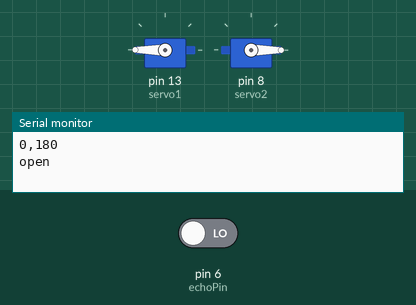
A sketch run on a simulated Arduino Uno, built with avr-gcc and run on an emulated ATmega328P. On the bench: 2 × servo, the last lines printed to the serial monitor. The test bench sets the inputs (shaded band); at power-on: pin 6 (echoPin) LOW.

Above: at 0.05 s.
At 15.35 s:
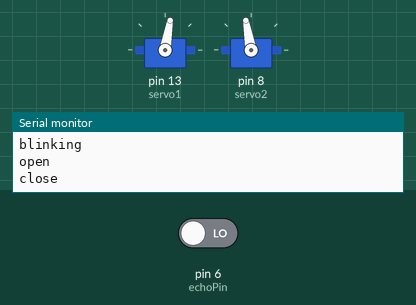
Timing chart, 0 to 20.0 s (numbered marks = the images above):
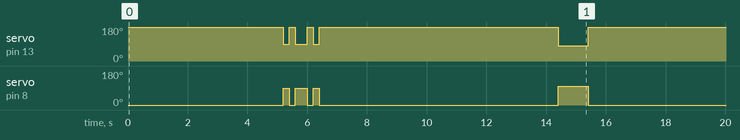

The sketch:

Arduino_VibeCheck.ino
```cpp
//SERVO
#include <Servo.h>
Servo servo1;  // create servo object to control a servo
Servo servo2;
int trigPin = 5;
int echoPin = 6;
int distance1 = 0;
int distance2 = 0;
int measured_speed = 0;
long duration = 0;
int distance = 0;
void setup()
{
    servo1.attach(13,600,2300);
    servo2.attach(8,600,2300);

    Serial.begin(9600);
    servo2.write(0);
    servo1.write(180);
    Serial.println("0,180");
}

void loop()
{
    //eye OPEN
    Serial.println("open");
    servo1.write(180);
    servo2.write(0);
    // Measuring distance 1
    distance1 = ultrasonicRead();
    delay(3000);
    distance2 = ultrasonicRead();
    measured_speed = abs(distance2 - distance1) / 1.0;

    if(measured_speed < 30){
        Serial.println(1);
    }else{
         Serial.println(2);
    }
    Serial.print("Speed in cm/s :");

    Serial.println(measured_speed);
    //RECORDING END
    digitalWrite(10, LOW);

    Serial.println("blinking");
    //BLINK eyelid
    delay(200);
    servo1.write(90);
    servo2.write(90);
    delay(200);
    servo1.write(180);
    servo2.write(0);
    delay(200);
    servo1.write(90);
    servo2.write(90);
    delay(200);
    servo1.write(90);
    servo2.write(90);
    delay(200);
    servo1.write(180);
    servo2.write(0);
    delay(200);
    servo1.write(90);
    servo2.write(90);
    delay(200);

    Serial.println("open");
    servo1.write(180);
    servo2.write(00);
    delay(8000);
    //eye CLOSE
    Serial.println("close");
    servo1.write(80);
    servo2.write(100);
    delay(1000);

}
float ultrasonicRead()

{
    digitalWrite(trigPin, HIGH);

    delayMicroseconds(10);

    digitalWrite(trigPin, LOW);

    duration = pulseIn(echoPin, HIGH);

    distance = duration * 0.034 / 2;

    return distance;

}
```

Measured:
- by itself, servo on pin 8 (servo2): repeats every 15.4 s: 0° 0.20 s, 90° 0.40 s, 0° 0.20 s, 90° 0.20 s, 0° 8.0 s, 100° 1.0 s, 0° 5.2 s, 90° 0.20 s
- by itself, servo on pin 13 (servo1): repeats every 15.4 s: 180° 0.20 s, 90° 0.40 s, 180° 0.20 s, 90° 0.20 s, 180° 8.0 s, 80° 1.0 s, 180° 5.2 s, 90° 0.20 s
